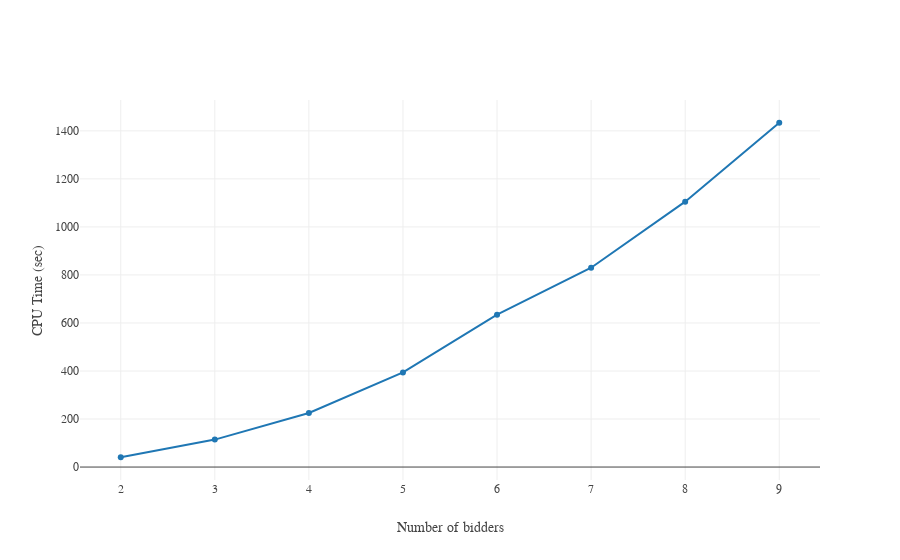

Notebook code cell kept with this figure:
### Code cell
# graph for time taken for circuit generation with varying number of bidders

bidders = [2,3,4,5,6,7,8,9]
ttot = [40.85591, 114.3525, 225.0013, 394.1819, 634.5691, 830.1232, 1105.156, 1433.747]

trace = go.Scatter(
    x = bidders,
    y = ttot,
    
)

layout = dict(
              xaxis = dict(title = 'Number of bidders'),
              yaxis = dict(title = 'CPU Time (sec)'),
              font=dict(family='Times New Roman')
              )

data = [trace]

fig = dict(data=data, layout=layout)
iplot(fig,filename='basic-line')

### Figure 1 — Plotly figure (JSON) as saved in the notebook; plotly's stock layout.template omitted (floating-point values rounded to 4 significant figures)
{"data": [{"type": "scatter", "uid": "db927abd-d31b-42a6-bff8-0cc72899be37", "x": [2, 3, 4, 5, 6, 7, 8, 9], "y": [40.86, 114.4, 225.0, 394.2, 634.6, 830.1, 1105.0, 1434.0]}], "layout": {"font": {"family": "Times New Roman"}, "xaxis": {"title": "Number of bidders"}, "yaxis": {"title": "CPU Time (sec)"}}}
